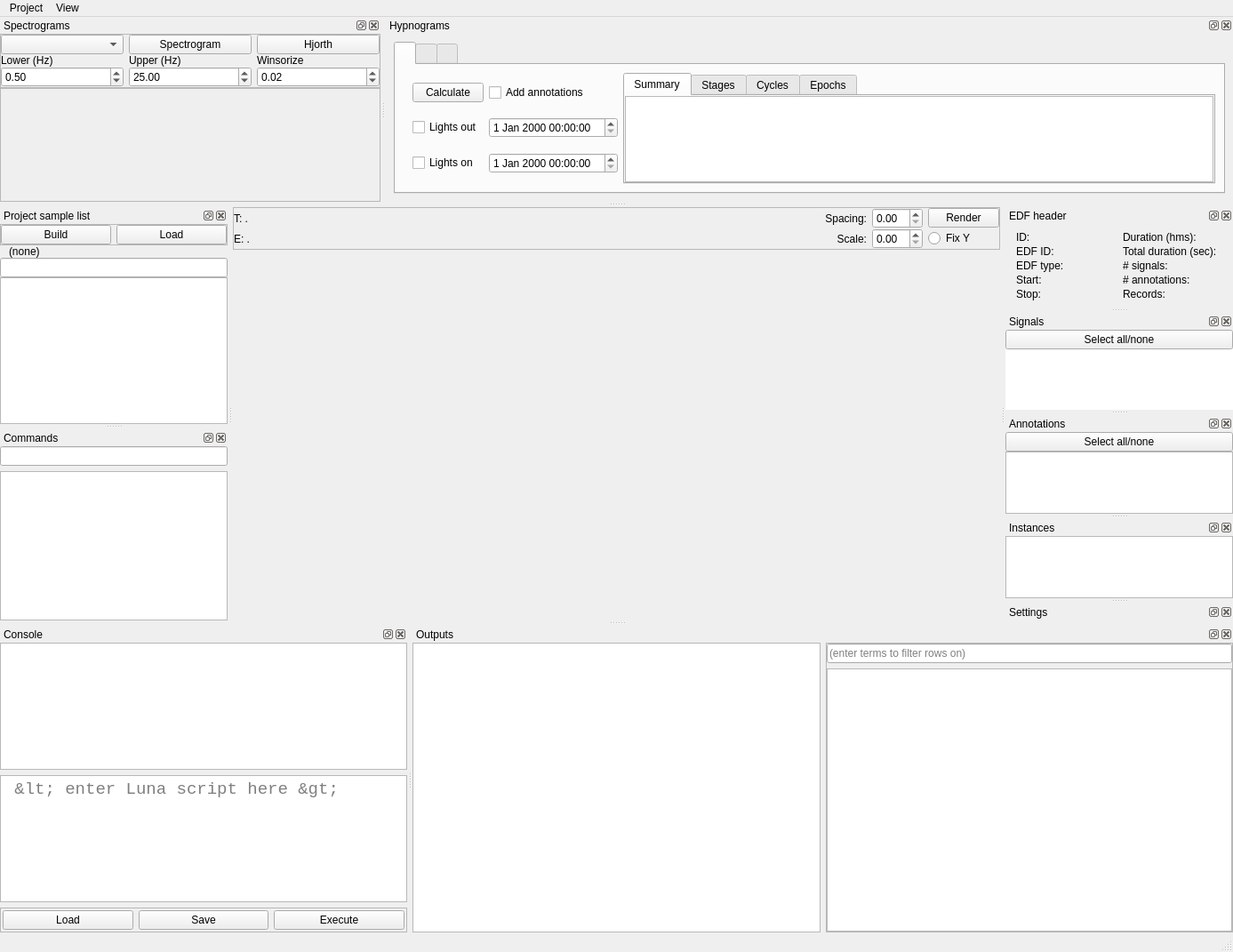
<?xml version="1.0" encoding="UTF-8"?>
<ui version="4.0">
 <class>mainWindow</class>
 <widget class="QMainWindow" name="mainWindow">
  <property name="geometry">
   <rect>
    <x>0</x>
    <y>0</y>
    <width>1387</width>
    <height>1071</height>
   </rect>
  </property>
  <property name="windowTitle">
   <string>Luna</string>
  </property>
  <property name="toolTip">
   <string extracomment="This is a box"/>
  </property>
  <widget class="QWidget" name="centralwidget">
   <layout class="QVBoxLayout" name="verticalLayout" stretch="0,1,6">
    <property name="leftMargin">
     <number>0</number>
    </property>
    <property name="topMargin">
     <number>0</number>
    </property>
    <property name="rightMargin">
     <number>0</number>
    </property>
    <property name="bottomMargin">
     <number>0</number>
    </property>
    <item>
     <widget class="QFrame" name="ctrframe">
      <property name="frameShape">
       <enum>QFrame::Shape::StyledPanel</enum>
      </property>
      <property name="frameShadow">
       <enum>QFrame::Shadow::Raised</enum>
      </property>
      <layout class="QGridLayout" name="gridLayout" columnstretch="2,0,0,0,0">
       <property name="leftMargin">
        <number>0</number>
       </property>
       <property name="topMargin">
        <number>0</number>
       </property>
       <property name="rightMargin">
        <number>0</number>
       </property>
       <property name="bottomMargin">
        <number>0</number>
       </property>
       <property name="horizontalSpacing">
        <number>-1</number>
       </property>
       <property name="verticalSpacing">
        <number>0</number>
       </property>
       <item row="0" column="0">
        <widget class="QLabel" name="lbl_twin">
         <property name="text">
          <string>T: .</string>
         </property>
        </widget>
       </item>
       <item row="1" column="2">
        <widget class="QDoubleSpinBox" name="spin_scale"/>
       </item>
       <item row="0" column="4">
        <widget class="QPushButton" name="butt_render">
         <property name="text">
          <string>Render</string>
         </property>
         <property name="flat">
          <bool>false</bool>
         </property>
        </widget>
       </item>
       <item row="1" column="4">
        <widget class="QRadioButton" name="radio_yscale">
         <property name="text">
          <string>Fix Y</string>
         </property>
        </widget>
       </item>
       <item row="1" column="0">
        <widget class="QLabel" name="lbl_ewin">
         <property name="text">
          <string>E: .</string>
         </property>
        </widget>
       </item>
       <item row="0" column="2">
        <widget class="QDoubleSpinBox" name="spin_spacing"/>
       </item>
       <item row="0" column="1">
        <widget class="QLabel" name="label">
         <property name="text">
          <string>Spacing:</string>
         </property>
         <property name="alignment">
          <set>Qt::AlignmentFlag::AlignRight|Qt::AlignmentFlag::AlignTrailing|Qt::AlignmentFlag::AlignVCenter</set>
         </property>
        </widget>
       </item>
       <item row="1" column="1">
        <widget class="QLabel" name="label_2">
         <property name="layoutDirection">
          <enum>Qt::LayoutDirection::LeftToRight</enum>
         </property>
         <property name="text">
          <string>Scale:</string>
         </property>
         <property name="alignment">
          <set>Qt::AlignmentFlag::AlignRight|Qt::AlignmentFlag::AlignTrailing|Qt::AlignmentFlag::AlignVCenter</set>
         </property>
        </widget>
       </item>
      </layout>
     </widget>
    </item>
    <item>
     <widget class="PlotWidget" name="pgh" native="true"/>
    </item>
    <item>
     <widget class="PlotWidget" name="pg1" native="true"/>
    </item>
   </layout>
  </widget>
  <widget class="QStatusBar" name="statusbar">
   <property name="enabled">
    <bool>true</bool>
   </property>
  </widget>
  <widget class="QDockWidget" name="dock_slist">
   <property name="windowTitle">
    <string>Project sample list</string>
   </property>
   <attribute name="dockWidgetArea">
    <number>1</number>
   </attribute>
   <widget class="QWidget" name="dockWidgetContents_2">
    <layout class="QVBoxLayout" name="verticalLayout_10">
     <property name="spacing">
      <number>0</number>
     </property>
     <property name="leftMargin">
      <number>0</number>
     </property>
     <property name="topMargin">
      <number>0</number>
     </property>
     <property name="rightMargin">
      <number>0</number>
     </property>
     <property name="bottomMargin">
      <number>0</number>
     </property>
     <item>
      <widget class="QFrame" name="frame">
       <property name="frameShape">
        <enum>QFrame::Shape::StyledPanel</enum>
       </property>
       <property name="frameShadow">
        <enum>QFrame::Shadow::Raised</enum>
       </property>
       <layout class="QHBoxLayout" name="horizontalLayout">
        <property name="leftMargin">
         <number>0</number>
        </property>
        <property name="topMargin">
         <number>0</number>
        </property>
        <property name="rightMargin">
         <number>0</number>
        </property>
        <property name="bottomMargin">
         <number>0</number>
        </property>
        <item>
         <widget class="QPushButton" name="butt_build_slist">
          <property name="text">
           <string>Build</string>
          </property>
         </widget>
        </item>
        <item>
         <widget class="QPushButton" name="butt_load_slist">
          <property name="text">
           <string>Load</string>
          </property>
         </widget>
        </item>
       </layout>
      </widget>
     </item>
     <item>
      <widget class="QLabel" name="lbl_slist">
       <property name="text">
        <string>(none)</string>
       </property>
       <property name="margin">
        <number>0</number>
       </property>
       <property name="indent">
        <number>10</number>
       </property>
      </widget>
     </item>
     <item>
      <widget class="QLineEdit" name="flt_slist"/>
     </item>
     <item>
      <widget class="QTableView" name="tbl_slist">
       <property name="alternatingRowColors">
        <bool>true</bool>
       </property>
      </widget>
     </item>
    </layout>
   </widget>
  </widget>
  <widget class="QDockWidget" name="dock_console">
   <property name="windowTitle">
    <string>Console</string>
   </property>
   <property name="dockLocation">
    <enum>Qt::DockWidgetArea::BottomDockWidgetArea</enum>
   </property>
   <attribute name="dockWidgetArea">
    <number>8</number>
   </attribute>
   <widget class="QWidget" name="dockWidgetContents_3">
    <layout class="QVBoxLayout" name="verticalLayout_11">
     <property name="leftMargin">
      <number>0</number>
     </property>
     <property name="topMargin">
      <number>0</number>
     </property>
     <property name="rightMargin">
      <number>0</number>
     </property>
     <property name="bottomMargin">
      <number>0</number>
     </property>
     <item>
      <widget class="QPlainTextEdit" name="txt_out">
       <property name="font">
        <font>
         <family>Courier New</family>
         <pointsize>14</pointsize>
        </font>
       </property>
       <property name="readOnly">
        <bool>true</bool>
       </property>
       <property name="placeholderText">
        <string/>
       </property>
      </widget>
     </item>
     <item>
      <widget class="QPlainTextEdit" name="txt_inp">
       <property name="font">
        <font>
         <family>Courier New</family>
         <pointsize>14</pointsize>
        </font>
       </property>
       <property name="placeholderText">
        <string> &lt; enter Luna script here &gt;</string>
       </property>
      </widget>
     </item>
     <item>
      <widget class="QFrame" name="frame_4">
       <property name="frameShape">
        <enum>QFrame::Shape::StyledPanel</enum>
       </property>
       <property name="frameShadow">
        <enum>QFrame::Shadow::Raised</enum>
       </property>
       <layout class="QHBoxLayout" name="horizontalLayout_8">
        <property name="leftMargin">
         <number>2</number>
        </property>
        <property name="topMargin">
         <number>2</number>
        </property>
        <property name="rightMargin">
         <number>2</number>
        </property>
        <property name="bottomMargin">
         <number>2</number>
        </property>
        <item>
         <widget class="QPushButton" name="butt_anal_load">
          <property name="text">
           <string>Load</string>
          </property>
         </widget>
        </item>
        <item>
         <widget class="QPushButton" name="butt_anal_save">
          <property name="text">
           <string>Save</string>
          </property>
         </widget>
        </item>
        <item>
         <widget class="QPushButton" name="butt_anal_exec">
          <property name="text">
           <string>Execute</string>
          </property>
         </widget>
        </item>
       </layout>
      </widget>
     </item>
    </layout>
   </widget>
  </widget>
  <widget class="QDockWidget" name="dock_outputs">
   <property name="windowTitle">
    <string>Outputs</string>
   </property>
   <property name="dockLocation">
    <enum>Qt::DockWidgetArea::BottomDockWidgetArea</enum>
   </property>
   <attribute name="dockWidgetArea">
    <number>8</number>
   </attribute>
   <widget class="QWidget" name="dockWidgetContents_4">
    <layout class="QHBoxLayout" name="horizontalLayout_2">
     <property name="leftMargin">
      <number>0</number>
     </property>
     <property name="topMargin">
      <number>0</number>
     </property>
     <property name="rightMargin">
      <number>0</number>
     </property>
     <property name="bottomMargin">
      <number>0</number>
     </property>
     <item>
      <widget class="QTreeView" name="anal_tables">
       <property name="alternatingRowColors">
        <bool>true</bool>
       </property>
      </widget>
     </item>
     <item>
      <widget class="QFrame" name="frame_6">
       <property name="frameShape">
        <enum>QFrame::Shape::StyledPanel</enum>
       </property>
       <property name="frameShadow">
        <enum>QFrame::Shadow::Raised</enum>
       </property>
       <layout class="QVBoxLayout" name="verticalLayout_9">
        <property name="leftMargin">
         <number>0</number>
        </property>
        <property name="topMargin">
         <number>0</number>
        </property>
        <property name="rightMargin">
         <number>0</number>
        </property>
        <property name="bottomMargin">
         <number>0</number>
        </property>
        <item>
         <widget class="QLineEdit" name="flt_table">
          <property name="placeholderText">
           <string>(enter terms to filter rows on)</string>
          </property>
         </widget>
        </item>
        <item>
         <widget class="QTableView" name="anal_table">
          <property name="alternatingRowColors">
           <bool>true</bool>
          </property>
         </widget>
        </item>
       </layout>
      </widget>
     </item>
    </layout>
   </widget>
  </widget>
  <widget class="QDockWidget" name="dock_header">
   <property name="windowTitle">
    <string>EDF header</string>
   </property>
   <property name="dockLocation">
    <enum>Qt::DockWidgetArea::RightDockWidgetArea</enum>
   </property>
   <attribute name="dockWidgetArea">
    <number>2</number>
   </attribute>
   <widget class="QWidget" name="dockWidgetContents_6">
    <layout class="QGridLayout" name="gridLayout_3">
     <property name="leftMargin">
      <number>12</number>
     </property>
     <property name="topMargin">
      <number>8</number>
     </property>
     <property name="rightMargin">
      <number>11</number>
     </property>
     <property name="bottomMargin">
      <number>8</number>
     </property>
     <property name="verticalSpacing">
      <number>2</number>
     </property>
     <item row="4" column="0">
      <widget class="QLabel" name="lbl_stop">
       <property name="text">
        <string>Stop: </string>
       </property>
      </widget>
     </item>
     <item row="0" column="0">
      <widget class="QLabel" name="lbl_id">
       <property name="text">
        <string>ID: </string>
       </property>
      </widget>
     </item>
     <item row="3" column="0">
      <widget class="QLabel" name="lbl_start">
       <property name="text">
        <string>Start: </string>
       </property>
      </widget>
     </item>
     <item row="2" column="0">
      <widget class="QLabel" name="lbl_edftype">
       <property name="text">
        <string>EDF type: </string>
       </property>
      </widget>
     </item>
     <item row="1" column="0">
      <widget class="QLabel" name="lbl_edfid">
       <property name="text">
        <string>EDF ID:</string>
       </property>
      </widget>
     </item>
     <item row="0" column="1">
      <widget class="QLabel" name="lbl_durhms">
       <property name="text">
        <string>Duration (hms): </string>
       </property>
      </widget>
     </item>
     <item row="4" column="1">
      <widget class="QLabel" name="lbl_recs">
       <property name="text">
        <string>Records:</string>
       </property>
      </widget>
     </item>
     <item row="3" column="1">
      <widget class="QLabel" name="lbl_nannots">
       <property name="text">
        <string># annotations:</string>
       </property>
      </widget>
     </item>
     <item row="2" column="1">
      <widget class="QLabel" name="lbl_nsigs">
       <property name="text">
        <string># signals: </string>
       </property>
      </widget>
     </item>
     <item row="1" column="1">
      <widget class="QLabel" name="lbl_totdursecs">
       <property name="text">
        <string>Total duration (sec): </string>
       </property>
      </widget>
     </item>
    </layout>
   </widget>
  </widget>
  <widget class="QDockWidget" name="dock_sig">
   <property name="windowTitle">
    <string>Signals</string>
   </property>
   <property name="dockLocation">
    <enum>Qt::DockWidgetArea::RightDockWidgetArea</enum>
   </property>
   <attribute name="dockWidgetArea">
    <number>2</number>
   </attribute>
   <widget class="QWidget" name="dockWidgetContents_7">
    <layout class="QVBoxLayout" name="verticalLayout_3">
     <property name="spacing">
      <number>0</number>
     </property>
     <property name="leftMargin">
      <number>0</number>
     </property>
     <property name="topMargin">
      <number>0</number>
     </property>
     <property name="rightMargin">
      <number>0</number>
     </property>
     <property name="bottomMargin">
      <number>0</number>
     </property>
     <item>
      <widget class="QPushButton" name="butt_sig">
       <property name="text">
        <string>Select all/none</string>
       </property>
      </widget>
     </item>
     <item>
      <widget class="QTableView" name="tbl_desc_signals">
       <property name="frameShape">
        <enum>QFrame::Shape::NoFrame</enum>
       </property>
       <property name="frameShadow">
        <enum>QFrame::Shadow::Plain</enum>
       </property>
       <property name="lineWidth">
        <number>0</number>
       </property>
       <property name="alternatingRowColors">
        <bool>true</bool>
       </property>
      </widget>
     </item>
    </layout>
   </widget>
  </widget>
  <widget class="QDockWidget" name="dock_annot">
   <property name="windowTitle">
    <string>Annotations</string>
   </property>
   <property name="dockLocation">
    <enum>Qt::DockWidgetArea::RightDockWidgetArea</enum>
   </property>
   <attribute name="dockWidgetArea">
    <number>2</number>
   </attribute>
   <widget class="QWidget" name="dockWidgetContents_8">
    <layout class="QVBoxLayout" name="verticalLayout_4">
     <property name="spacing">
      <number>0</number>
     </property>
     <property name="leftMargin">
      <number>0</number>
     </property>
     <property name="topMargin">
      <number>0</number>
     </property>
     <property name="rightMargin">
      <number>0</number>
     </property>
     <property name="bottomMargin">
      <number>0</number>
     </property>
     <item>
      <widget class="QPushButton" name="butt_annot">
       <property name="text">
        <string>Select all/none</string>
       </property>
      </widget>
     </item>
     <item>
      <widget class="QTableView" name="tbl_desc_annots">
       <property name="alternatingRowColors">
        <bool>true</bool>
       </property>
      </widget>
     </item>
    </layout>
   </widget>
  </widget>
  <widget class="QDockWidget" name="dock_annots">
   <property name="windowTitle">
    <string>Instances</string>
   </property>
   <property name="dockLocation">
    <enum>Qt::DockWidgetArea::RightDockWidgetArea</enum>
   </property>
   <attribute name="dockWidgetArea">
    <number>2</number>
   </attribute>
   <widget class="QWidget" name="dockWidgetContents_9">
    <layout class="QHBoxLayout" name="horizontalLayout_13">
     <property name="leftMargin">
      <number>0</number>
     </property>
     <property name="topMargin">
      <number>0</number>
     </property>
     <property name="rightMargin">
      <number>0</number>
     </property>
     <property name="bottomMargin">
      <number>0</number>
     </property>
     <item>
      <widget class="QTableView" name="tableView">
       <property name="alternatingRowColors">
        <bool>true</bool>
       </property>
      </widget>
     </item>
    </layout>
   </widget>
  </widget>
  <widget class="QDockWidget" name="dock_settings">
   <property name="windowTitle">
    <string>Settings</string>
   </property>
   <property name="dockLocation">
    <enum>Qt::DockWidgetArea::RightDockWidgetArea</enum>
   </property>
   <attribute name="dockWidgetArea">
    <number>2</number>
   </attribute>
   <widget class="QWidget" name="dockWidgetContents_10"/>
  </widget>
  <widget class="QMenuBar" name="menuBar">
   <property name="geometry">
    <rect>
     <x>0</x>
     <y>0</y>
     <width>1387</width>
     <height>37</height>
    </rect>
   </property>
   <widget class="QMenu" name="menuProject">
    <property name="title">
     <string>Project</string>
    </property>
    <addaction name="actionOpen"/>
    <addaction name="separator"/>
    <addaction name="actionQuit_2"/>
   </widget>
   <widget class="QMenu" name="menuView">
    <property name="title">
     <string>View</string>
    </property>
   </widget>
   <addaction name="menuProject"/>
   <addaction name="menuView"/>
  </widget>
  <widget class="QDockWidget" name="dock_help">
   <property name="windowTitle">
    <string>Commands</string>
   </property>
   <attribute name="dockWidgetArea">
    <number>1</number>
   </attribute>
   <widget class="QWidget" name="dockWidgetContents_11">
    <layout class="QVBoxLayout" name="verticalLayout_2">
     <property name="leftMargin">
      <number>0</number>
     </property>
     <property name="topMargin">
      <number>0</number>
     </property>
     <property name="rightMargin">
      <number>0</number>
     </property>
     <property name="bottomMargin">
      <number>0</number>
     </property>
     <item>
      <widget class="QLineEdit" name="flt_ctree"/>
     </item>
     <item>
      <widget class="QTreeView" name="tree_helper">
       <property name="alternatingRowColors">
        <bool>true</bool>
       </property>
       <property name="headerHidden">
        <bool>false</bool>
       </property>
       <attribute name="headerVisible">
        <bool>true</bool>
       </attribute>
      </widget>
     </item>
    </layout>
   </widget>
  </widget>
  <widget class="QDockWidget" name="dock_spectrogram">
   <property name="windowTitle">
    <string>Spectrograms</string>
   </property>
   <attribute name="dockWidgetArea">
    <number>4</number>
   </attribute>
   <widget class="QWidget" name="dockWidgetContents">
    <layout class="QVBoxLayout" name="verticalLayout_6" stretch="1,10">
     <property name="spacing">
      <number>0</number>
     </property>
     <property name="leftMargin">
      <number>0</number>
     </property>
     <property name="topMargin">
      <number>0</number>
     </property>
     <property name="rightMargin">
      <number>0</number>
     </property>
     <property name="bottomMargin">
      <number>0</number>
     </property>
     <item>
      <widget class="QFrame" name="frame_3">
       <property name="frameShape">
        <enum>QFrame::Shape::StyledPanel</enum>
       </property>
       <property name="frameShadow">
        <enum>QFrame::Shadow::Raised</enum>
       </property>
       <layout class="QGridLayout" name="gridLayout_2">
        <property name="leftMargin">
         <number>0</number>
        </property>
        <property name="topMargin">
         <number>0</number>
        </property>
        <property name="rightMargin">
         <number>0</number>
        </property>
        <property name="bottomMargin">
         <number>0</number>
        </property>
        <property name="verticalSpacing">
         <number>0</number>
        </property>
        <item row="3" column="2">
         <widget class="QDoubleSpinBox" name="spin_uprfrq">
          <property name="value">
           <double>25.000000000000000</double>
          </property>
         </widget>
        </item>
        <item row="3" column="3">
         <widget class="QDoubleSpinBox" name="spin_win">
          <property name="maximum">
           <double>0.400000000000000</double>
          </property>
          <property name="singleStep">
           <double>0.010000000000000</double>
          </property>
          <property name="value">
           <double>0.020000000000000</double>
          </property>
         </widget>
        </item>
        <item row="1" column="2">
         <widget class="QPushButton" name="butt_spectrogram">
          <property name="text">
           <string>Spectrogram</string>
          </property>
         </widget>
        </item>
        <item row="3" column="1">
         <widget class="QDoubleSpinBox" name="spin_lwrfrq">
          <property name="maximum">
           <double>100.000000000000000</double>
          </property>
          <property name="singleStep">
           <double>0.500000000000000</double>
          </property>
          <property name="value">
           <double>0.500000000000000</double>
          </property>
         </widget>
        </item>
        <item row="1" column="1">
         <widget class="QComboBox" name="combo_spectrogram"/>
        </item>
        <item row="1" column="3">
         <widget class="QPushButton" name="butt_hjorth">
          <property name="text">
           <string>Hjorth</string>
          </property>
         </widget>
        </item>
        <item row="2" column="1">
         <widget class="QLabel" name="label_3">
          <property name="text">
           <string>Lower (Hz)</string>
          </property>
         </widget>
        </item>
        <item row="2" column="2">
         <widget class="QLabel" name="label_4">
          <property name="text">
           <string>Upper (Hz)</string>
          </property>
         </widget>
        </item>
        <item row="2" column="3">
         <widget class="QLabel" name="label_5">
          <property name="text">
           <string>Winsorize</string>
          </property>
         </widget>
        </item>
       </layout>
      </widget>
     </item>
     <item>
      <widget class="QFrame" name="host_spectrogram">
       <property name="frameShape">
        <enum>QFrame::Shape::StyledPanel</enum>
       </property>
       <property name="frameShadow">
        <enum>QFrame::Shadow::Raised</enum>
       </property>
      </widget>
     </item>
    </layout>
   </widget>
  </widget>
  <widget class="QDockWidget" name="dock_hypno">
   <property name="windowTitle">
    <string>Hypnograms</string>
   </property>
   <attribute name="dockWidgetArea">
    <number>4</number>
   </attribute>
   <widget class="QWidget" name="dockWidgetContents_12">
    <layout class="QVBoxLayout" name="verticalLayout_7">
     <item>
      <widget class="QTabWidget" name="tabWidget">
       <property name="currentIndex">
        <number>0</number>
       </property>
       <widget class="QWidget" name="tabWidgetPage1">
        <attribute name="title">
         <string/>
        </attribute>
        <layout class="QHBoxLayout" name="horizontalLayout_3">
         <item>
          <widget class="QFrame" name="frame_4">
           <layout class="QGridLayout" name="gridLayout_4">
            <property name="leftMargin">
             <number>10</number>
            </property>
            <property name="topMargin">
             <number>0</number>
            </property>
            <property name="rightMargin">
             <number>0</number>
            </property>
            <property name="bottomMargin">
             <number>0</number>
            </property>
            <item row="0" column="0">
             <widget class="QPushButton" name="butt_calc_hypnostats">
              <property name="text">
               <string>Calculate</string>
              </property>
             </widget>
            </item>
            <item row="7" column="1">
             <widget class="QDateTimeEdit" name="dateTimeEdit_2"/>
            </item>
            <item row="7" column="0">
             <widget class="QCheckBox" name="checkBox_3">
              <property name="text">
               <string>Lights on</string>
              </property>
             </widget>
            </item>
            <item row="1" column="0">
             <widget class="QCheckBox" name="checkBox_2">
              <property name="text">
               <string>Lights out</string>
              </property>
             </widget>
            </item>
            <item row="0" column="1">
             <widget class="QCheckBox" name="checkBox">
              <property name="text">
               <string>Add annotations</string>
              </property>
             </widget>
            </item>
            <item row="1" column="1">
             <widget class="QDateTimeEdit" name="dateTimeEdit"/>
            </item>
           </layout>
          </widget>
         </item>
         <item>
          <widget class="QTabWidget" name="hypno_stats">
           <property name="tabPosition">
            <enum>QTabWidget::TabPosition::North</enum>
           </property>
           <property name="currentIndex">
            <number>0</number>
           </property>
           <widget class="QWidget" name="tab_7">
            <attribute name="title">
             <string>Summary</string>
            </attribute>
            <layout class="QHBoxLayout" name="horizontalLayout_5">
             <property name="leftMargin">
              <number>0</number>
             </property>
             <property name="topMargin">
              <number>0</number>
             </property>
             <property name="rightMargin">
              <number>0</number>
             </property>
             <property name="bottomMargin">
              <number>0</number>
             </property>
             <item>
              <widget class="QTableWidget" name="tableWidget">
               <property name="alternatingRowColors">
                <bool>true</bool>
               </property>
              </widget>
             </item>
            </layout>
           </widget>
           <widget class="QWidget" name="tab_9">
            <attribute name="title">
             <string>Stages</string>
            </attribute>
           </widget>
           <widget class="QWidget" name="tab_8">
            <attribute name="title">
             <string>Cycles</string>
            </attribute>
           </widget>
           <widget class="QWidget" name="tab_10">
            <attribute name="title">
             <string>Epochs</string>
            </attribute>
           </widget>
          </widget>
         </item>
        </layout>
       </widget>
       <widget class="QWidget" name="tabWidgetPage2">
        <attribute name="title">
         <string/>
        </attribute>
       </widget>
       <widget class="QWidget" name="tabWidgetPage3">
        <attribute name="title">
         <string/>
        </attribute>
       </widget>
      </widget>
     </item>
    </layout>
   </widget>
  </widget>
  <action name="actionItem_1">
   <property name="text">
    <string>Item 1</string>
   </property>
  </action>
  <action name="actionIitem_2">
   <property name="text">
    <string>Iitem 2</string>
   </property>
  </action>
  <action name="actionQuit">
   <property name="text">
    <string>Quit</string>
   </property>
  </action>
  <action name="actionOpen">
   <property name="text">
    <string>Open</string>
   </property>
  </action>
  <action name="actionQuit_2">
   <property name="text">
    <string>Quit</string>
   </property>
  </action>
  <action name="actionShow_Files">
   <property name="text">
    <string>Show Files</string>
   </property>
  </action>
  <action name="actionShow_Slist">
   <property name="text">
    <string>Show Slist</string>
   </property>
  </action>
  <action name="actionShow_Hypnogram">
   <property name="text">
    <string>Show Hypnogram</string>
   </property>
  </action>
  <action name="actionShow_EDF_Headers">
   <property name="text">
    <string>Show EDF Headers</string>
   </property>
  </action>
  <action name="actionShow_Signals">
   <property name="text">
    <string>Show Signals</string>
   </property>
  </action>
  <action name="actionShow_Annotations">
   <property name="text">
    <string>Show Annotations</string>
   </property>
  </action>
  <action name="actionShow_Events">
   <property name="text">
    <string>Show Events</string>
   </property>
  </action>
  <action name="actionShow_Settings">
   <property name="text">
    <string>Show Settings</string>
   </property>
  </action>
  <action name="actionShow_Console">
   <property name="text">
    <string>Show Console</string>
   </property>
  </action>
  <action name="actionShow_Outputs">
   <property name="text">
    <string>Show Outputs</string>
   </property>
  </action>
 </widget>
 <customwidgets>
  <customwidget>
   <class>PlotWidget</class>
   <extends>QWidget</extends>
   <header>pyqtgraph</header>
   <container>1</container>
  </customwidget>
 </customwidgets>
 <resources/>
 <connections/>
</ui>
